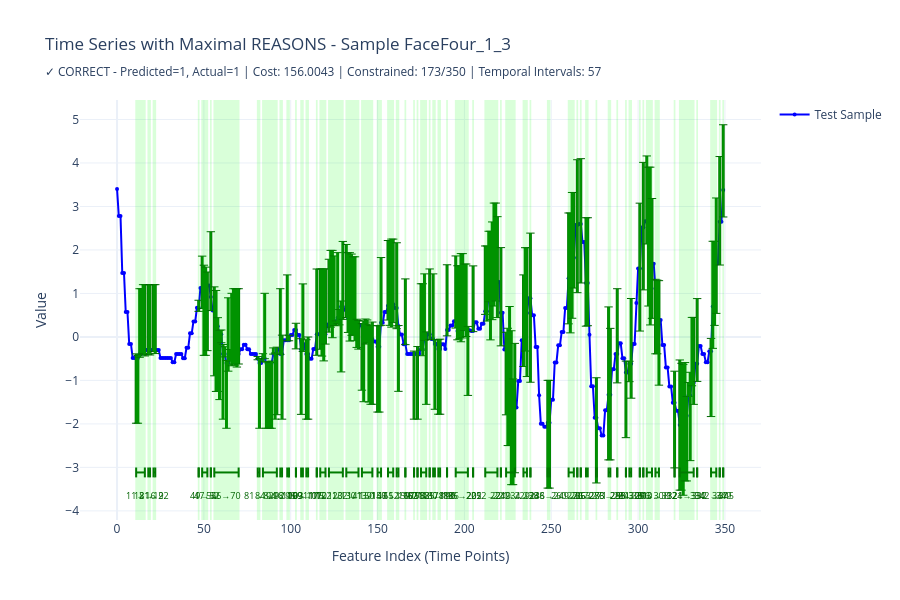

Here is the notebook cell this chart was saved with:
### Code cell
# Plot 2: Time series with REASON (maximal reason from dataset)
from etl.reasons_analysis import visualize_sample_with_icf

fig = visualize_sample_with_icf(sample_id, tests_sample, feature_names, reason_type='reasons')
if fig is not None:
    fig.show()
